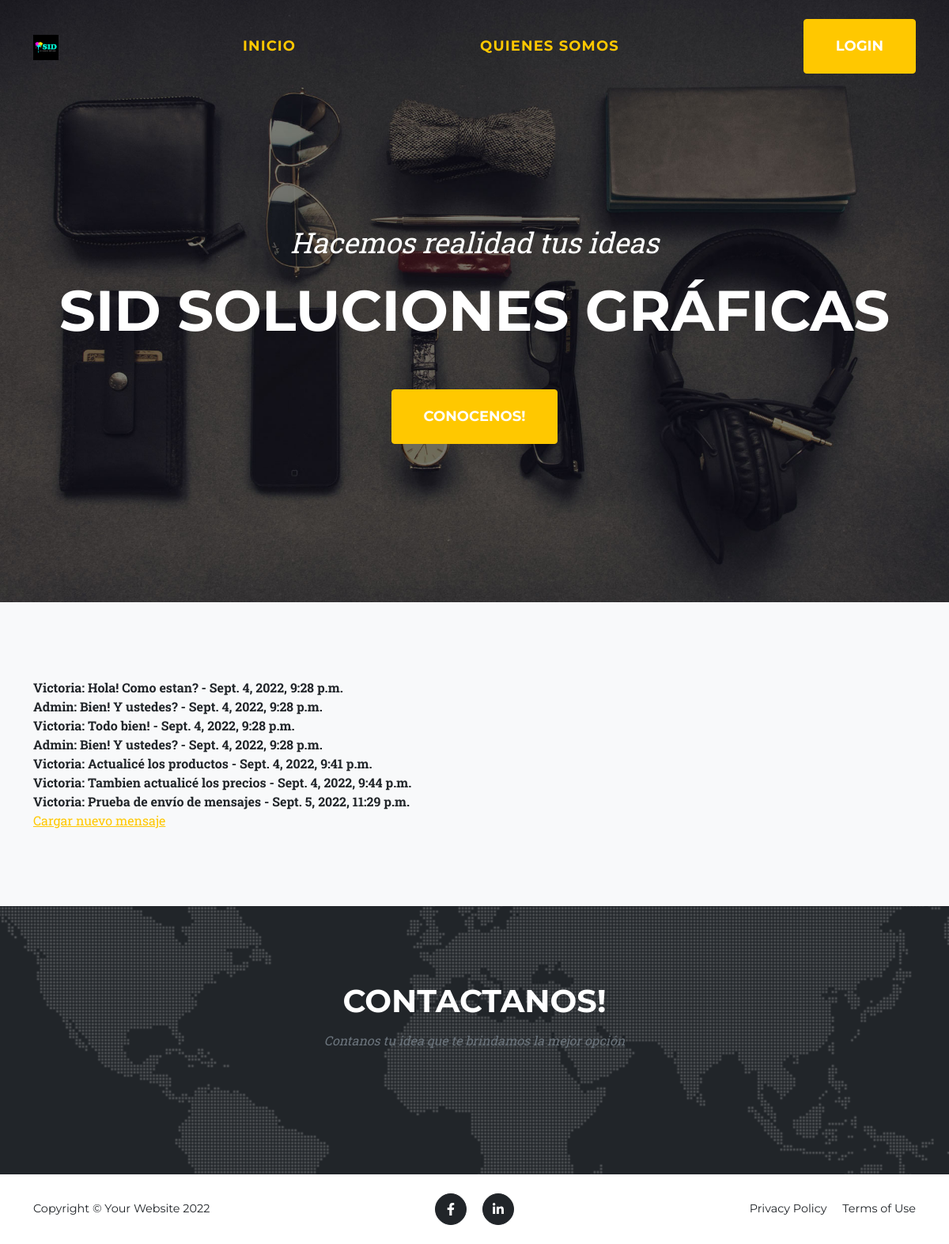
/auth/mensajes/, run on the app's committed database.
### authentication/models.py (models this page shows)
class Mensajes(models.Model):
    usuario = models.CharField(max_length=80)
    mensaje = models.CharField(max_length=500)
    fecha = models.DateTimeField(auto_now_add=True,null=True,blank=True)

### authentication/views.py (the view)
# urls.py: path('mensajes/',MensajesList.as_view(),name="mensajes"),
class MensajesList(ListView):
    model = Mensajes
    template_name = "authentication/lista_mensajes.html"

### authentication/templates/authentication/lista_mensajes.html
{% extends 'comercio/base.html' %}
{% block listado_productos %}
{% for mensaje in object_list %}
    <div class="portfolio-caption-heading"><strong>{{mensaje.usuario}}: {{mensaje.mensaje}} - {{mensaje.fecha}}</strong></div>
{% endfor %}
    <a href="{% url 'mensajes_crear' %}"> Cargar nuevo mensaje </a>
{% endblock listado_productos %}

### data on the page
Mensajes: usuario "Victoria", mensaje "Hola! Como estan?", fecha "Sept. 4, 2022, 9:28 p.m."
Mensajes: usuario "Admin", mensaje "Bien! Y ustedes?", fecha "Sept. 4, 2022, 9:28 p.m."
Mensajes: usuario "Victoria", mensaje "Todo bien!", fecha "Sept. 4, 2022, 9:28 p.m."
Mensajes: usuario "Admin", mensaje "Bien! Y ustedes?", fecha "Sept. 4, 2022, 9:28 p.m."
Mensajes: usuario "Victoria", mensaje "Actualicé los productos", fecha "Sept. 4, 2022, 9:41 p.m."
Mensajes: usuario "Victoria", mensaje "Tambien actualicé los precios", fecha "Sept. 4, 2022, 9:44 p.m."
Mensajes: usuario "Victoria", mensaje "Prueba de envío de mensajes", fecha "Sept. 5, 2022, 11:29 p.m."
